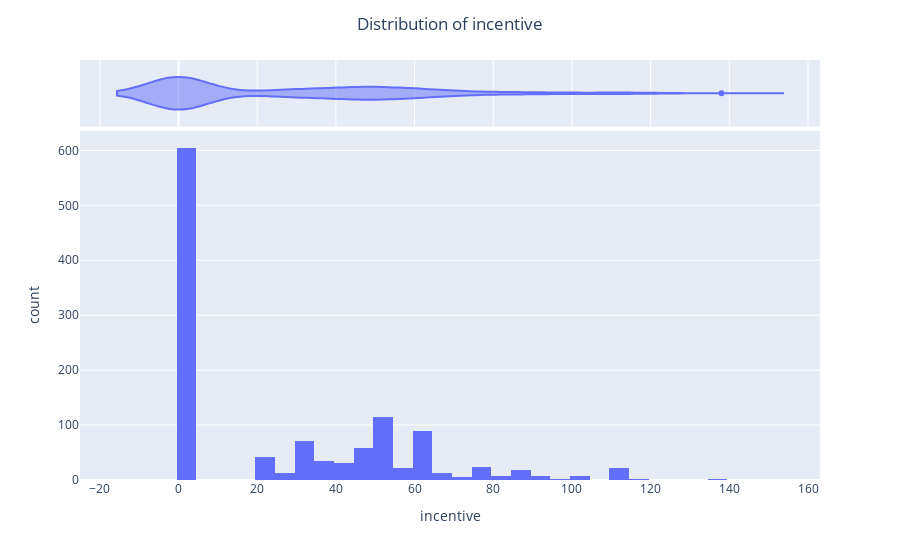

Here is the notebook cell this chart was saved with:
### Code cell
fig = px.histogram(df, x='incentive',
                   marginal = 'violin')

fig.update_layout(title='Distribution of incentive', title_x=0.5)
# Show the plot
fig.show()

### Figure 1 — Plotly figure (JSON) as saved in the notebook; plotly's stock layout.template omitted (floating-point values rounded to 4 significant figures; data arrays with more than 128 entries replaced by an {"elided": "..."} marker saying what was removed)
{"data": [{"alignmentgroup": "True", "bingroup": "x", "hovertemplate": "incentive=%{x}<br>count=%{y}<extra></extra>", "legendgroup": "", "marker": {"color": "#636efa", "pattern": {"shape": ""}}, "name": "", "offsetgroup": "", "orientation": "v", "showlegend": false, "type": "histogram", "x": {"elided": "1186 int values"}, "xaxis": "x", "yaxis": "y"}, {"alignmentgroup": "True", "hovertemplate": "incentive=%{x}<extra></extra>", "legendgroup": "", "marker": {"color": "#636efa"}, "name": "", "offsetgroup": "", "scalegroup": "x", "showlegend": false, "type": "violin", "x": {"elided": "1186 int values"}, "xaxis": "x2", "yaxis": "y2"}], "layout": {"barmode": "relative", "legend": {"tracegroupgap": 0}, "margin": {"t": 60}, "title": {"text": "Distribution of incentive", "x": 0.5}, "xaxis": {"anchor": "y", "domain": [0, 1], "title": {"text": "incentive"}}, "xaxis2": {"anchor": "y2", "domain": [0, 1], "matches": "x", "showgrid": true, "showticklabels": false}, "yaxis": {"anchor": "x", "domain": [0, 0.8316], "title": {"text": "count"}}, "yaxis2": {"anchor": "x2", "domain": [0.8416, 1], "matches": "y2", "showgrid": false, "showline": false, "showticklabels": false, "ticks": ""}}}
